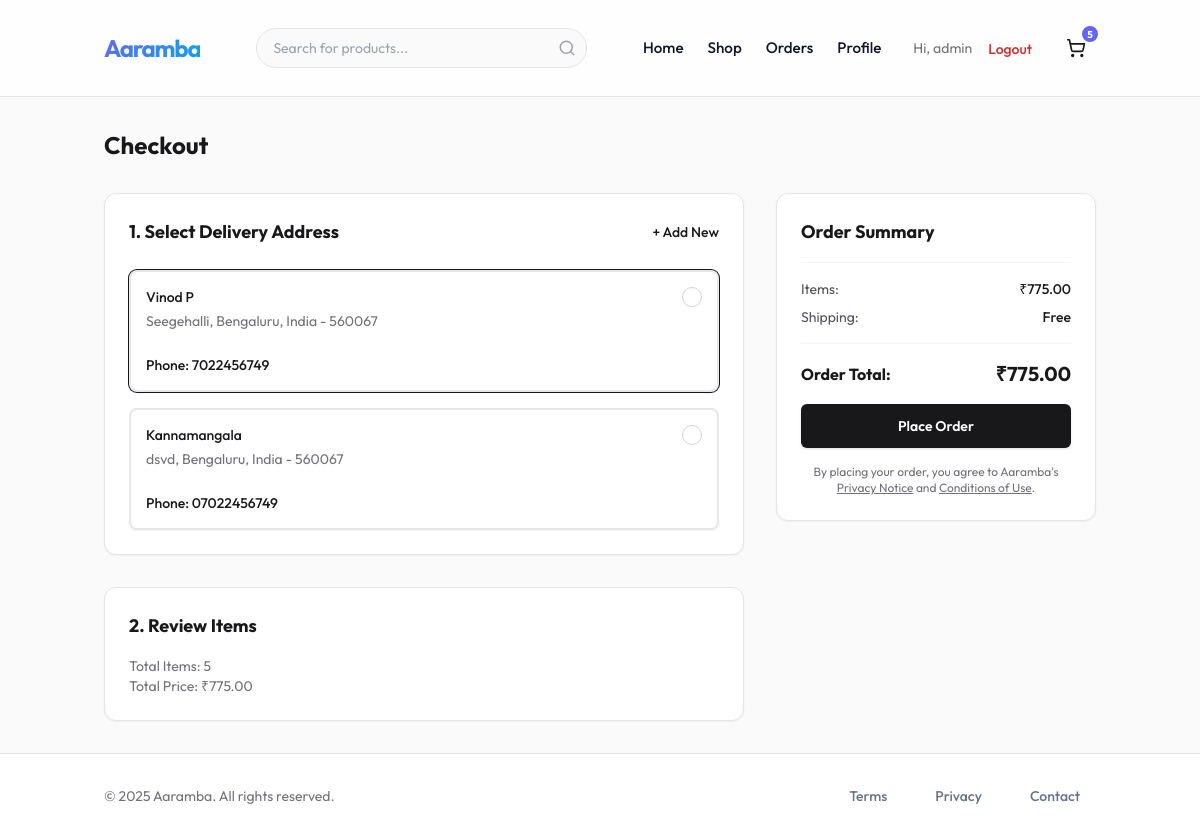
/orders/checkout/ (signed in), run on the app's committed database.
### accounts/models.py (models this page shows, shortened)
class User(AbstractUser):
    class Role(models.TextChoices):
        ADMIN = "ADMIN", "Admin"
        CUSTOMER = "CUSTOMER", "Customer"
        SELLER = "SELLER", "Seller"
        DELIVERY = "DELIVERY", "Delivery Partner"
    role = models.CharField(max_length=50, choices=Role.choices, default=Role.CUSTOMER)
    phone = models.CharField(max_length=15, blank=True, null=True)
    is_verified = models.BooleanField(default=False)

class Address(models.Model):
    user = models.ForeignKey(User, on_delete=models.CASCADE, related_name='addresses')
    full_name = models.CharField(max_length=100)
    phone_number = models.CharField(max_length=15)
    street_address = models.TextField()
    city = models.CharField(max_length=100)
    state = models.CharField(max_length=100)
    postal_code = models.CharField(max_length=20)
    country = models.CharField(max_length=100, default='India')
    is_default = models.BooleanField(default=False)

### orders/models.py (models this page shows, shortened)
class Cart(models.Model):
    user = models.ForeignKey(settings.AUTH_USER_MODEL, on_delete=models.CASCADE, null=True, blank=True, related_name='cart')
    session_id = models.CharField(max_length=255, null=True, blank=True)
    created_at = models.DateTimeField(auto_now_add=True)
    updated_at = models.DateTimeField(auto_now=True)
    @property
    def total_price(self):
        return sum(item.total_price for item in self.items.all())
    @property
    def total_items(self):
        return sum(item.quantity for item in self.items.all())

class CartItem(models.Model):
    cart = models.ForeignKey(Cart, on_delete=models.CASCADE, related_name='items')
    product = models.ForeignKey(Product, on_delete=models.CASCADE)
    sku = models.ForeignKey(SKU, on_delete=models.CASCADE)
    quantity = models.PositiveIntegerField(default=1)
    @property
    def total_price(self):
        price = self.product.discounted_price
        base = self.sku.price if self.sku.price > 0 else self.product.base_price
        offer = self.product.get_active_offer()
        if offer:
            discount = (base * offer.discount_percent) / 100
            final_price = base - discount
        else:
            final_price = base
        return final_price * self.quantity

### products/models.py (models this page shows, shortened)
class Product(models.Model):
    seller = models.ForeignKey(Seller, on_delete=models.CASCADE, related_name='products')
    category = TreeForeignKey(Category, on_delete=models.SET_NULL, null=True, related_name='products')
    title = models.CharField(max_length=255)
    description = models.TextField()
    base_price = models.DecimalField(max_digits=10, decimal_places=2)
    image = models.ImageField(upload_to='products/', blank=True, null=True)
    created_at = models.DateTimeField(auto_now_add=True)
    updated_at = models.DateTimeField(auto_now=True)
    is_active = models.BooleanField(default=True)
    def get_active_offer(self):
        from django.utils import timezone
        from promotions.models import Offer
        now = timezone.now()
        if self.category:
            categories = self.category.get_ancestors(include_self=True)
            return Offer.objects.filter(categories__in=categories, is_active=True, start_date__lte=now, end_date__gte=now).order_by('-discount_percent').first()
        return None
    @property
    def discounted_price(self):
        offer = self.get_active_offer()
        if offer:
            discount = (self.base_price * offer.discount_percent) / 100
            return self.base_price - discount
        return self.base_price

class Category(MPTTModel):
    name = models.CharField(max_length=100)
    parent = TreeForeignKey('self', on_delete=models.CASCADE, null=True, blank=True, related_name='children')
    slug = models.SlugField(unique=True)
    image = models.ImageField(upload_to='categories/', blank=True, null=True)
    class MPTTMeta:
        order_insertion_by = ['name']

class SKU(models.Model):
    product = models.ForeignKey(Product, on_delete=models.CASCADE, related_name='skus')
    sku_code = models.CharField(max_length=50, unique=True)
    price = models.DecimalField(max_digits=10, decimal_places=2)
    stock = models.PositiveIntegerField(default=0)
    attributes = models.JSONField(default=dict) # e.g., {'color': 'Red', 'size': 'M'}

### orders/views.py (the view)
# urls.py: path('checkout/', views.checkout, name='checkout'),
@login_required
def checkout(request):
    cart = _get_cart(request)
    if cart.total_items == 0:
        return redirect('orders:view_cart')
    addresses = Address.objects.filter(user=request.user)
    address_form = AddressForm()
    return render(request, 'orders/checkout.html', {'cart': cart, 'addresses': addresses, 'address_form': address_form})

### templates/orders/checkout.html (shortened to what this page needs)
{% extends 'base.html' %}
{% block content %}
<div class="container mx-auto px-4 py-8">
    <h2 class="text-2xl font-bold text-zinc-900 mb-8">Checkout</h2>
    <div class="flex flex-col lg:flex-row gap-8">
        <div class="flex-grow space-y-8">
            <form action="{% url 'orders:place_order' %}" method="post" id="checkout-form">
                <div class="bg-white p-6 rounded-xl border border-zinc-200 shadow-sm">
                    <div class="flex justify-between items-center mb-6">
                        <h3 class="text-lg font-bold text-zinc-900">1. Select Delivery Address</h3>
                        <button type="button" id="open-add-address-modal"
                            class="text-sm font-medium text-zinc-900 hover:underline">+ Add New</button>
                    </div>
                    {% if addresses %}
                    <div class="space-y-4" id="address-list">
                        {% for address in addresses %}
                        <label
                            class="relative flex cursor-pointer rounded-lg border bg-white p-4 shadow-sm focus:outline-none hover:border-zinc-300 transition-colors {{ address.is_default|yesno:'border-zinc-900 ring-1 ring-zinc-900,border-zinc-200' }}">
                            <span class="flex flex-1">
                                <span class="flex flex-col">
                                    <span class="block text-sm font-medium text-zinc-900">{{ address.full_name }}</span>
                                    <span class="mt-1 flex items-center text-sm text-zinc-500">
                                        {{ address.street_address }}, {{ address.city }}, {{ address.state }} -
                                        {{ address.postal_code }}
                                    </span>
                                    <span class="mt-6 text-sm font-medium text-zinc-900">
                                        Phone: {{ address.phone_number }}
                                    </span>
                                </span>
                            </span>
                            <span class="pointer-events-none absolute -inset-px rounded-lg border-2"
                                aria-hidden="true"></span>
                            <span
                                class="h-5 w-5 rounded-full border border-zinc-300 bg-white flex items-center justify-center ring-offset-2 ring-zinc-900 ui-checked:bg-zinc-900 ui-checked:border-transparent">
                            </span>
                        </label>
                        {% endfor %}
                    </div>
                    {% endif %}
                </div>
                <div class="mt-8 bg-white p-6 rounded-xl border border-zinc-200 shadow-sm">
                    <h3 class="text-lg font-bold text-zinc-900 mb-4">2. Review Items</h3>
                    <p class="text-sm text-zinc-500">Total Items: {{ cart.total_items }}</p>
                    <p class="text-sm text-zinc-500">Total Price: ₹{{ cart.total_price }}</p>
                </div>
            </form>
        </div>
        <div class="lg:w-80 flex-shrink-0">
            <div class="bg-white p-6 rounded-xl border border-zinc-200 shadow-sm sticky top-24">
                <h3 class="text-lg font-bold text-zinc-900 mb-4">Order Summary</h3>
                <div class="space-y-2 py-4 border-t border-b border-zinc-100">
                    <div class="flex justify-between text-sm">
                        <span class="text-zinc-600">Items:</span>
                        <span class="font-medium text-zinc-900">₹{{ cart.total_price }}</span>
                    </div>
                    <div class="flex justify-between text-sm">
                        <span class="text-zinc-600">Shipping:</span>
                        <span class="font-medium text-zinc-900">Free</span>
                    </div>
                </div>
                <div class="flex justify-between items-center my-4">
                    <span class="text-base font-bold text-zinc-900">Order Total:</span>
                    <span class="text-xl font-bold text-zinc-900">₹{{ cart.total_price }}</span>
                </div>
                <button type="submit" form="checkout-form"
                    class="w-full flex justify-center rounded-md bg-zinc-900 px-4 py-3 text-sm font-semibold text-white shadow hover:bg-zinc-800 focus-visible:outline focus-visible:outline-2 focus-visible:outline-offset-2 focus-visible:outline-zinc-900">
                    Place Order
                </button>
                <p class="mt-4 text-xs text-center text-zinc-500">
                    By placing your order, you agree to Aaramba's <a href="#"
                        class="underline hover:text-zinc-900">Privacy Notice</a> and <a href="#"
                        class="underline hover:text-zinc-900">Conditions of Use</a>.
                </p>
            </div>
        </div>
    </div>
</div>
{% endblock %}

### templates/base.html (shortened to what this page needs)
<!DOCTYPE html>
<html lang="en">
<head>
    <script src="https://cdn.tailwindcss.com"></script>
    {% load static %}
    <link rel="stylesheet" href="{% static 'css/style.css' %}">
</head>
<body class="bg-zinc-50 text-zinc-900 antialiased min-h-screen flex flex-col">
    <header class="main-header sticky top-0 z-50 w-full border-b border-zinc-200 bg-white/80 backdrop-blur-md">
        <div class="container mx-auto px-4 h-16 flex items-center justify-between">
            <a href="{% url 'core:home' %}" class="logo flex items-center gap-2">
                <span class="text-2xl font-bold tracking-tighter">Aaramba</span>
            </a>
            <div class="hidden md:flex relative w-1/3 mx-4">
                <form action="{% url 'products:product_list' %}" method="get" class="w-full relative">
                    <input type="text" name="q" id="search-input" placeholder="Search for products..."
                        class="w-full h-10 pl-4 pr-10 rounded-full border border-zinc-200 bg-zinc-50 text-sm focus:outline-none focus:ring-2 focus:ring-primary/20 focus:border-primary transition-all"
                        autocomplete="off">
                    <button type="submit"
                        class="absolute right-0 top-0 h-10 w-10 flex items-center justify-center text-zinc-400 hover:text-primary transition-colors">
                        <svg xmlns="http://www.w3.org/2000/svg" width="18" height="18" viewBox="0 0 24 24" fill="none"
                            stroke="currentColor" stroke-width="2" stroke-linecap="round" stroke-linejoin="round">
                            <circle cx="11" cy="11" r="8"></circle>
                            <line x1="21" y1="21" x2="16.65" y2="16.65"></line>
                        </svg>
                    </button>
                </form>
            </div>
            <nav class="nav-links hidden md:flex items-center gap-6">
                <a href="{% url 'core:home' %}"
                    class="text-sm font-medium hover:text-primary transition-colors">Home</a>
                <a href="{% url 'products:product_list' %}"
                    class="text-sm font-medium hover:text-primary transition-colors">Shop</a>
                {% if user.is_authenticated %}
                <a href="{% url 'orders:order_history' %}"
                    class="text-sm font-medium hover:text-primary transition-colors">Orders</a>
                <a href="{% url 'accounts:profile' %}"
                    class="text-sm font-medium hover:text-primary transition-colors">Profile</a>
                <div class="flex items-center gap-4 ml-2">
                    <span class="text-sm text-zinc-500">Hi, {{ user.username }}</span>
                    <form action="{% url 'accounts:logout' %}" method="post" class="inline">
                        <button type="submit"
                            class="text-sm font-medium text-red-600 hover:text-red-700 transition-colors">Logout</button>
                    </form>
                </div>
                {% endif %}
                <a href="{% url 'orders:view_cart' %}"
                    class="relative inline-flex items-center justify-center w-10 h-10 rounded-full hover:bg-zinc-100 transition-colors">
                    <span
                        class="cart-badge absolute -top-1 -right-1 bg-primary text-white text-[10px] font-bold h-5 w-5 flex items-center justify-center rounded-full border-2 border-white {% if request.user.cart.first.total_items > 0 %}{% else %}hidden{% endif %}">
                        {% if request.user.is_authenticated %}
                        {{ request.user.cart.first.total_items|default:0 }}
                        {% else %}
                        0
                        {% endif %}
                    </span>
                </a>
            </nav>
        </div>
    </header>
    <main class="flex-1">
        {% block content %}
        {% endblock %}
    </main>
    <footer class="main-footer border-t border-zinc-200 bg-white py-8 mt-auto">
        <div class="container mx-auto px-4 flex flex-col md:flex-row justify-between items-center gap-4">
            <p class="text-sm text-zinc-500">&copy; 2025 Aaramba. All rights reserved.</p>
            <div class="flex gap-4">
                <a href="{% url 'core:terms' %}" class="text-sm text-zinc-500 hover:text-zinc-900">Terms</a>
                <a href="{% url 'core:privacy' %}" class="text-sm text-zinc-500 hover:text-zinc-900">Privacy</a>
                <a href="{% url 'core:contact' %}" class="text-sm text-zinc-500 hover:text-zinc-900">Contact</a>
            </div>
        </div>
    </footer>
</body>
</html>

### data on the page
User: username "admin", user.cart.first.total_items "5"
Address: full_name "Vinod P", street_address "Seegehalli", city "Bengaluru", state "India", postal_code "560067", phone_number "7022456749"
Address: full_name "Kannamangala", street_address "dsvd", city "Bengaluru", state "India", postal_code "560067", phone_number "07022456749"
Cart: total_items "5", total_price "775.00"
